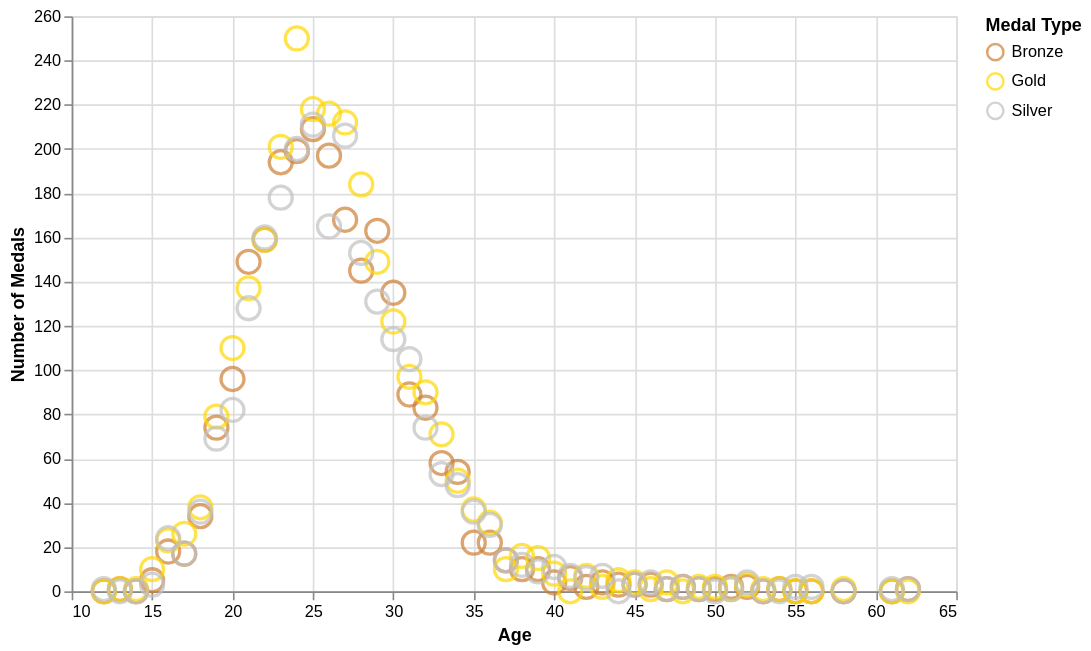

The specification (Vega-Lite) saved for this image:
### Vega-Lite specification from a JSON file in a GitHub repository (floating-point values rounded to 4 significant figures; data arrays with more than 128 entries replaced by an {"elided": "..."} marker saying what was removed)
{"$schema": "https://vega.github.io/schema/vega-lite/v5.json", "width": 670, "height": 400, "autosize": {"type": "fit", "contains": "padding"}, "description": "A scatterplot showing the number of medals won by age and medal type.", "data": {"values": {"elided": "144 records"}}, "mark": {"type": "point", "size": 200}, "encoding": {"x": {"field": "Age", "type": "quantitative", "scale": {"zero": false}, "title": "Age"}, "y": {"field": "Number of Medals", "type": "quantitative", "scale": {"zero": false}, "title": "Number of Medals"}, "color": {"field": "Medal Type", "type": "nominal", "scale": {"domain": ["Bronze", "Gold", "Silver"], "range": ["#CD7F32", "#FFD700", "#C0C0C0"]}, "legend": {"title": "Medal Type"}}, "tooltip": [{"field": "Age", "type": "quantitative", "title": "Age"}, {"field": "Number of Medals", "type": "quantitative", "title": "Medals"}, {"field": "Medal Type", "type": "nominal", "title": "Medal Type"}]}}
